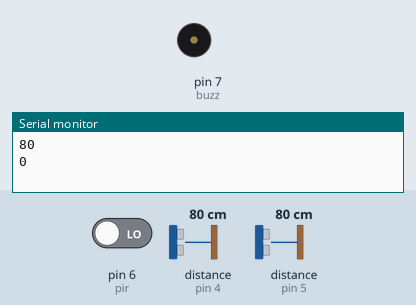
Bench run of a sketch on a simulated Arduino Uno, built with avr-gcc and run on an emulated ATmega328P. Parts: buzzer (waves = sounding, pin HIGH), the last lines printed to the serial monitor. Wiring (inferred from the names in the program): 2 × ultrasonic range finder: trigger pin 2, echo pin 4 / trigger pin 3, echo pin 5. The test bench sets the inputs (shaded band); at power-on: pin 6 (pir) LOW, distance to the obstacle (sensors on pin 4, pin 5) 80 cm. The echo pulse lasts 58.3 µs per cm; pins used as bus, display or sensor lines are not drawn.

Above: at 4.8 s.
4.9 s: pin 6 (pir) driven HIGH
At 8.0 s:
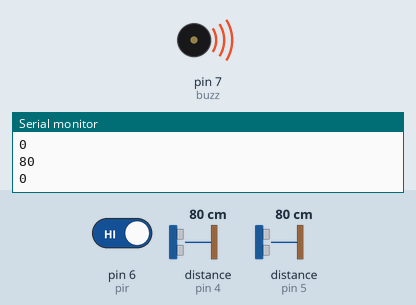
9.9 s: pin 6 (pir) driven LOW
At 11.4 s:
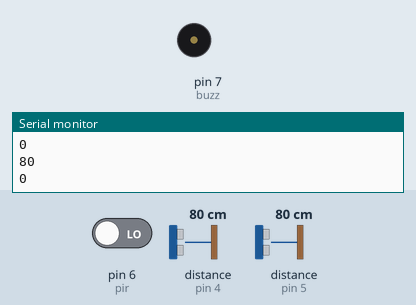
Timing chart, 0 to 12.9 s (numbered marks = the images above; inputs shaded):
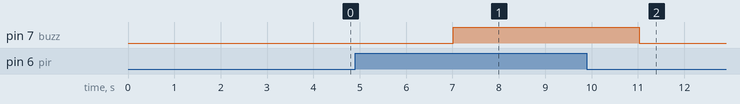

The sketch:

security_system.ino
```cpp
#include<LiquidCrystal.h>
LiquidCrystal lcd(8,9,10,11,12,13);
int trig1=2;
int trig2=3;
int echo1=4;
int echo2=5;
long t1;
long t2;
long distance1;
long distance2;
int pir=6;
int buzz=7;

void setup()
{
  pinMode(echo1,INPUT);
  pinMode(echo2,INPUT);
  pinMode(trig1,OUTPUT);
  pinMode(trig2,OUTPUT);
  pinMode(pir,INPUT);
  pinMode(buzz,OUTPUT);
  Serial.begin(9600);
}

void loop()
{
  digitalWrite(trig1,LOW);
  digitalWrite(trig2,LOW);
  delayMicroseconds(2);
  digitalWrite(trig1,HIGH);
  digitalWrite(trig2,HIGH);
  delayMicroseconds(10);
  digitalWrite(trig1,LOW);
  digitalWrite(trig2,LOW);
  delayMicroseconds(2);

  t1=pulseIn(echo1,HIGH);
  distance1=t1/29/2;
  t2=pulseIn(echo2,HIGH);
  distance2=t2/29/2;
  Serial.println(distance1);
  delay(500);
  Serial.println(distance2);
  delay(500);
int state= digitalRead(pir);
if (distance1<10 && distance2>10 && state==LOW)
{
  lcd.setCursor(5,0);
  lcd.print("Welcome");
  delay(1000);
  lcd.clear();
}


else if (distance2<10&& distance1>10 && state==HIGH)
{
   lcd.setCursor(0,0);
  lcd.print("Thanks for visiting");
  delay(1000);
  lcd.clear();

  digitalWrite(buzz,HIGH);
  delay(1000);
}
else
{
  lcd.setCursor(1,0);
  lcd.print("Sharma Ji ka GHAR");
  delay(1000);
  lcd.clear();

  digitalWrite(buzz,LOW);
  delay(1000);
}


}
```

Measured:
- after the input at 4.9 s, pin 7 (buzz): LOW → HIGH after 2.1 s
- after the input at 9.9 s, pin 7 (buzz): HIGH → LOW after 1.1 s
